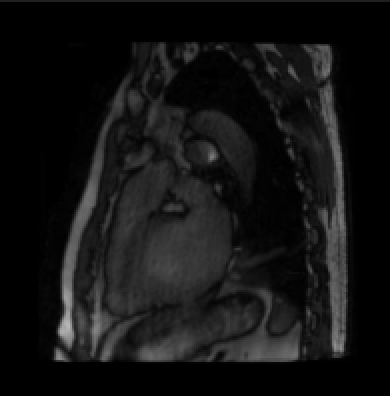
#> input picture a/c.png, 390 x 396 px
$ python improve_contrast.py
#> lines starting #> are read from the running program, lines starting #| are printed output that depends on the picture
from PIL import Image, ImageEnhance
import numpy as np

def improve_mri_contrast(input_path, export_path):
    # Open an image file
#> called with input_path = 'a/c.png', export_path = 'c.png'
    with Image.open(input_path) as img:
        # Ensure the image is in grayscale mode
#> img is the input picture: PIL image 390x396 RGBA; mean R, G, B, A 19.1, 19.1, 19.1, 255
        gray_img = img.convert('L')

        # Convert the grayscale image to a numpy array
        img_array = np.array(gray_img)

        # Improve the contrast by stretching the pixel values
        # Apply contrast stretching
        p2, p98 = np.percentile(img_array, (2, 98))
#> p2 = 0; p98 = 93
        img_rescale = np.clip((img_array - p2) * 255 / (p98 - p2), 0, 255).astype(np.uint8)
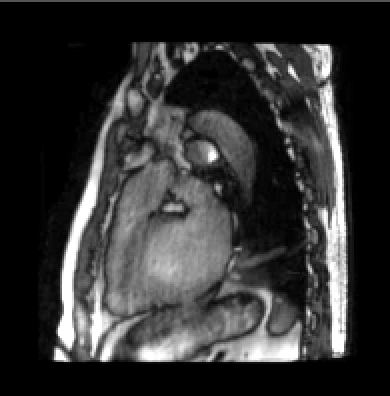
#> img_rescale: shape (396, 390); min 0, max 255, mean 51

        # Convert back to PIL image
        enhanced_img = Image.fromarray(img_rescale)

        # Optionally, further enhance contrast using ImageEnhance
        enhancer = ImageEnhance.Contrast(enhanced_img)
        enhanced_img = enhancer.enhance(2)  # Increase contrast by a factor of 2
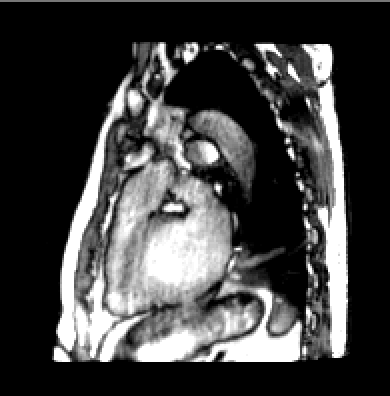
#> enhanced_img: PIL image 390x396 L; min 0, max 255, mean 65.6

        # Save the image
        enhanced_img.save(export_path)

# Example usage
input_path = 'a/c.png' #'results/BBDM_n98_s256x256_z88_e10/BrownianBridge/sample_to_eval/200/img_TOW143__slice_10_10/output_1.png'
export_path = 'c.png'
improve_mri_contrast(input_path, export_path)

$ run again, with results/BBDM_10_epoch/BrownianBridge/sample_to_eval/200/img_TOW040__slice_10_11/output_1.png copied over a/c.png
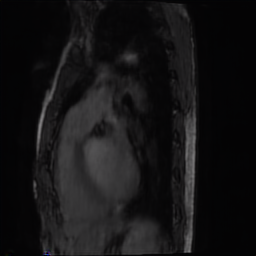
#> input picture results/BBDM_10_epoch/BrownianBridge/sample_to_eval/200/img_TOW040__slice_10_11/output_1.png, 256 x 256 px
#> in improve_mri_contrast, img is the input picture: PIL image 256x256 RGB; mean R, G, B 20.6, 19.7, 20.7
#> p2 = 3; p98 = 71
#> in improve_mri_contrast, `img_rescale = np.clip((img_array - p2) * 255 / (p98 - p2), 0, 255).ast..`:
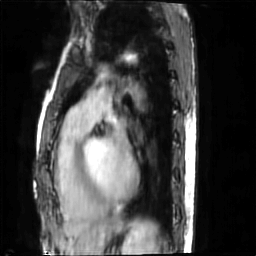
#> img_rescale: shape (256, 256); min 0, max 255, mean 61.8
#> in improve_mri_contrast, `enhanced_img = enhancer.enhance(2)`:
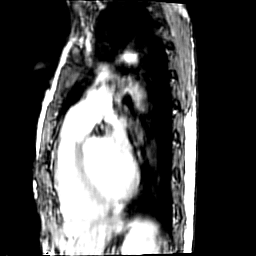
#> enhanced_img: PIL image 256x256 L; min 0, max 255, mean 74.2

$ run again, with a/1.png copied over a/c.png
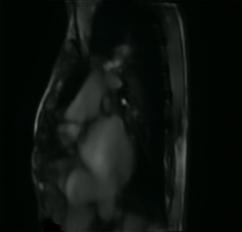
#> input picture a/1.png, 242 x 232 px
#> in improve_mri_contrast, img is the input picture: PIL image 242x232 RGBA; mean R, G, B, A 12.8, 17.7, 14.2, 255
#> p2 = 3; p98 = 66
#> in improve_mri_contrast, `img_rescale = np.clip((img_array - p2) * 255 / (p98 - p2), 0, 255).ast..`:
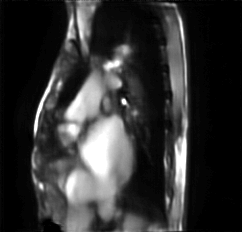
#> img_rescale: shape (232, 242); min 0, max 255, mean 50.6
#> in improve_mri_contrast, `enhanced_img = enhancer.enhance(2)`:
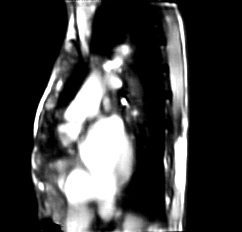
#> enhanced_img: PIL image 242x232 L; min 0, max 255, mean 62.4

$ run again, with a/2.png copied over a/c.png
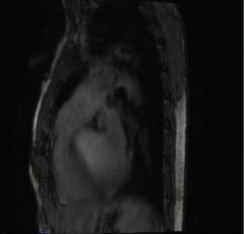
#> input picture a/2.png, 244 x 234 px
#> in improve_mri_contrast, img is the input picture: PIL image 244x234 RGBA; mean R, G, B, A 22.3, 22.4, 22.1, 255
#> p2 = 5; p98 = 80
#> in improve_mri_contrast, `img_rescale = np.clip((img_array - p2) * 255 / (p98 - p2), 0, 255).ast..`:
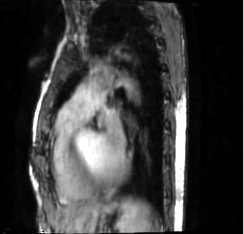
#> img_rescale: shape (234, 244); min 0, max 255, mean 57.7
#> in improve_mri_contrast, `enhanced_img = enhancer.enhance(2)`:
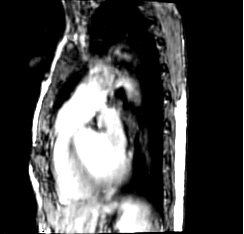
#> enhanced_img: PIL image 244x234 L; min 0, max 255, mean 71.2
